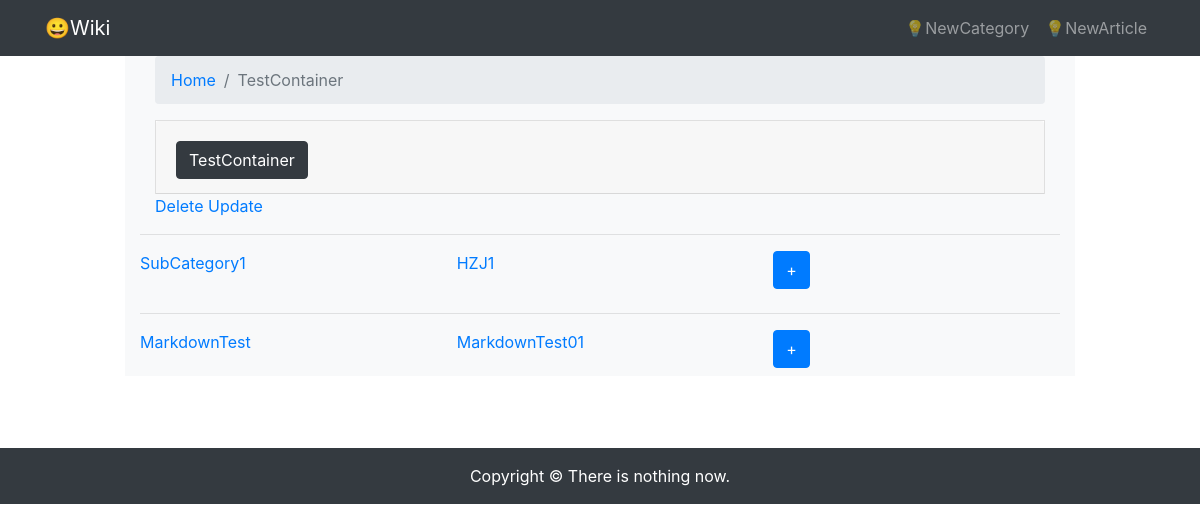
/data/category-detail/34/, run on the app's committed database.
### article/models.py (models this page shows, shortened)
class ArticleCategory(models.Model):
    title = models.CharField(max_length=100, blank=True)
    description = models.TextField(blank=True)
    father = models.ForeignKey(
        'self',
        null=True,
        blank=True,
        on_delete=models.CASCADE,
    )

class Article(models.Model):
    category = models.ForeignKey(
        ArticleCategory,
        null=True,
        blank=True,
        on_delete=models.CASCADE,
        related_name='article'
    )
    tags = TaggableManager(blank=True)
    title = models.CharField(max_length=100)
    body = models.TextField()
    created = models.DateTimeField(default=timezone.now)
    updated = models.DateTimeField(auto_now=True)

### article/views.py (the view)
# urls.py: path('category-detail/<int:id>/', views.category_detail, name='category_detail'),
def category_detail(request, id):
    category = ArticleCategory.objects.get(id=id)
    category.description = markdown.markdown(category.description,
        extensions=[
            'markdown.extensions.extra',
            'markdown.extensions.codehilite',
        ])
    articles = Article.objects.filter(category=category)
    categories = ArticleCategory.objects.all()
    fathers = []
    cur = category
    while(cur.father != None):
        fathers.insert(0, cur.father)
        cur = cur.father
    context = {
        'category': category,
        'categories': categories,
        'articles': articles,
        'fathers': fathers,
    }
    return render(request, 'category/detail.html', context)

### templates/category/detail.html (shortened to what this page needs)
{% extends "base.html" %}
{% load static %}
{% block content %}
<div class="container">
    <div class="row justify-content-md-center">
        <div class="col"></div>
        <div class="col-10 bg-light">
            <div class="container">
                <nav aria-label="breadcrumb">
                    <ol class="breadcrumb">
                        <li class="breadcrumb-item"><a href="{% url 'article:category_list' %}">Home</a></li>
                        <li class="breadcrumb-item active" aria-current="page">{{ category.title }}</li>
                    </ol>
                </nav>
                <div class="accordion" id="myAccordion">
                    <div class="card">
                        <div class="card-header" id="headingOne">
                            <h1 class="mb-0">
                                <button type="button" class="btn btn-dark" data-toggle="collapse"
                                    data-target="#collapseOne">{{ category.title }}</button>
                            </h1>
                        </div>
                    </div>
                </div>
                <a href="#" onclick="confirm_safe_delete()">Delete</a>
                <a href="{% url 'article:update_category' category.id %}">Update</a>
            </div>
            <hr>
            <div class="row mt-2">
                {% for sub_category in categories %}
                    {% if sub_category.father.id == category.id %}
                        <div class="col mb-2">
                            <a href="{% url 'article:category_detail' sub_category.id %}" data-toggle="tooltip"
                                data-placement="bottom" title="{{ sub_category.description|slice:'50' }}...">
                                {{ sub_category.title }}
                            </a>
                        </div>
                    {% endif %}
                {% endfor %}
                <div class="col mb-2">
                    <a class="btn btn-primary" href="{% url 'article:new_category' category.id %}" data-toggle="tooltip"
                        data-placement="right" title="Add More SubCategory!">
                        +
                    </a>
                </div>
            </div>
            <hr>
            <div class="row mt-2">
                {% for article in articles %}
                <div class="col mb-2">
                    <a href="{% url 'article:article_detail' article.id %}" data-toggle="tooltip"
                        data-placement="bottom" title="{{ article.body|slice:'50' }}...">
                        {{ article.title }}
                    </a>
                </div>
                {% endfor %}
                <div class="col mb-2">
                    <a class="btn btn-primary" href="{% url 'article:new_article' category.id %}" data-toggle="tooltip"
                        data-placement="right" title="Add More Article!">
                        +
                    </a>
                </div>
            </div>
        </div>
        <div class="col"></div>
    </div>
</div>
{% endblock content %}

### data on the page
ArticleCategory: title "TestContainer"
ArticleCategory: title "SubCategory1"
ArticleCategory: title "HZJ1"
Article: title "MarkdownTest"
Article: title "MarkdownTest01"
